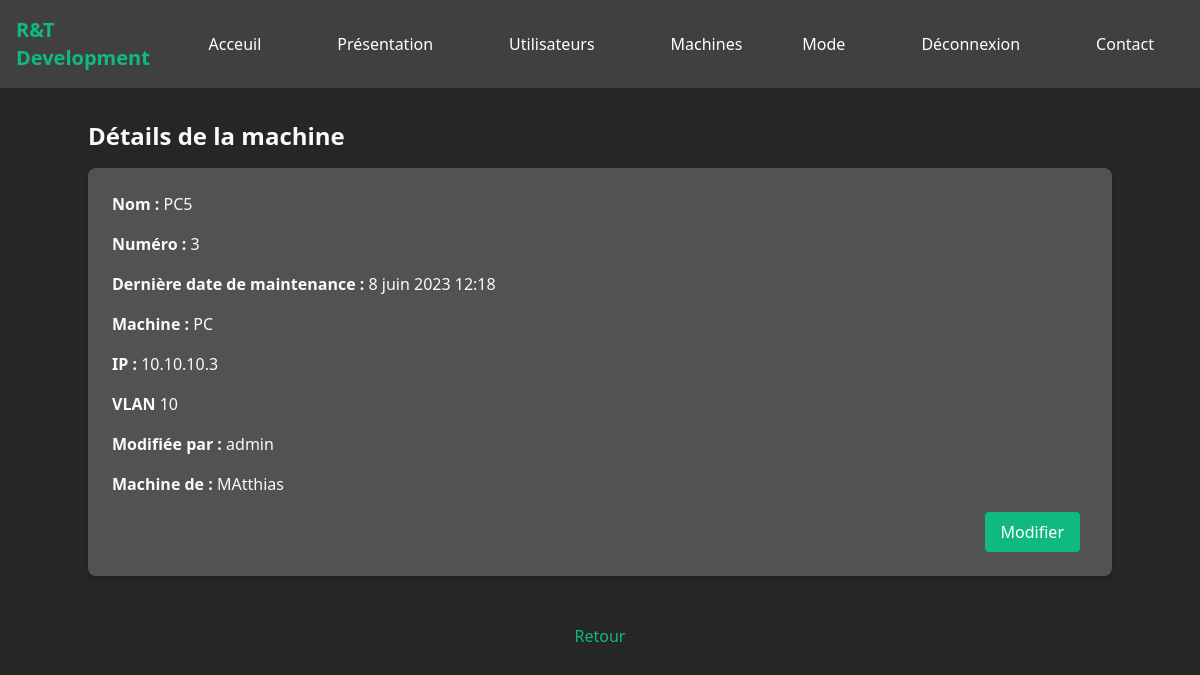
The page /machines/3/ (signed in) on the database its author committed.
### computerApp/models.py (models this page shows, shortened)
class Machine(models.Model):
    TYPE = (
        ('PC', ('PC - Run windows')),
        ('Mac', ('Mac - Run MacOS')),
        ('Serveur', ('Serveur - Simple Server to deploy virtual machines')),
        ('switch', ('Switch - To maintains and connect servers')),
    )
    VLAN = (
        ('Gestion',('77')),
        ('Clients',('10')),
        ('Services',('20')),
    )
    id = models.AutoField(primary_key=True, editable=False)
    nom = models.CharField(max_length = 20, default='NomParDefault')
    maintenanceDate = models.DateTimeField(auto_now_add=True)
    mach = models.CharField(max_length = 32, choices=TYPE, default='PC')
    ip = models.CharField(max_length = 32, default='127.0.0.1')
    vlan = models.CharField(max_length= 32, choices=VLAN, default='Aucun')
    maj = models.CharField(max_length= 32, default='Jamais modifié')
    user = models.CharField(max_length= 32, default='Aucun')

### computerApp/views.py (the view)
# urls.py: path('machines/<pk>/', views.machine_detail_view, name='machine-detail'),
@login_required
def machine_detail_view(request, pk) :
    machine = get_object_or_404 (Machine, id=pk)
    context={'machine':machine}
    return render(request,
        'machine_detail.html',
        context)

### theme/context_processors.py (called while the page is built)
def theme(request):
    if 'is_dark_theme' in request.session:
        is_dark_theme = request.session.get('is_dark_theme')
        return {'is_dark_theme': is_dark_theme}
    return {'is_dark_theme': False}

### computerApp/templates/machine_detail.html
{% extends "index.html" %}
{% block content %}
<div class="container mx-auto py-8">
  <h2 class="text-2xl font-bold mb-4">Détails de la machine</h2>
  <div class="bg-white shadow-md rounded-lg p-6 dark:bg-neutral-600">
    <p class="mb-4"><strong>Nom :</strong> {{machine.nom}}</p>
    <p class="mb-4"><strong>Numéro :</strong> {{machine.id}}</p>
    <p class="mb-4"><strong>Dernière date de maintenance :</strong> {{machine.maintenanceDate}}</p>
    <p class="mb-4"><strong>Machine :</strong> {{machine.mach}}</p>
    <p class="mb-4"><strong>IP :</strong> {{machine.ip}}</p>
    <p class="mb-4"><strong>VLAN </strong> {{machine.vlan}}</p>
    <p class="mb-4"><strong>Modifiée par : </strong> {{machine.maj}}</p>
    <p class="mb-4"><strong>Machine de : </strong> {{machine.user}}</p>
    <div class="flex justify-end mt-4">
      <a href="{% url 'machine-edit' machine.id %}" class="bg-emerald-500 hover:bg-emerald-700 duration-300 text-white py-2 px-4 rounded mr-2">Modifier</a>
    </div>
  </div>
</div>
<div class="flex justify-center mt-4">
    <button class="text-emerald-500 hover:text-emerald-700 duration-300"><a  href="{% url 'machines' %}">Retour</a></button>
</div>
{% endblock %}

### rows shown on the page
Machine: nom "PC5", id "3", maintenanceDate "8 juin 2023 12:18", mach "PC", ip "10.10.10.3", vlan "10", maj "admin", user "MAtthias"
